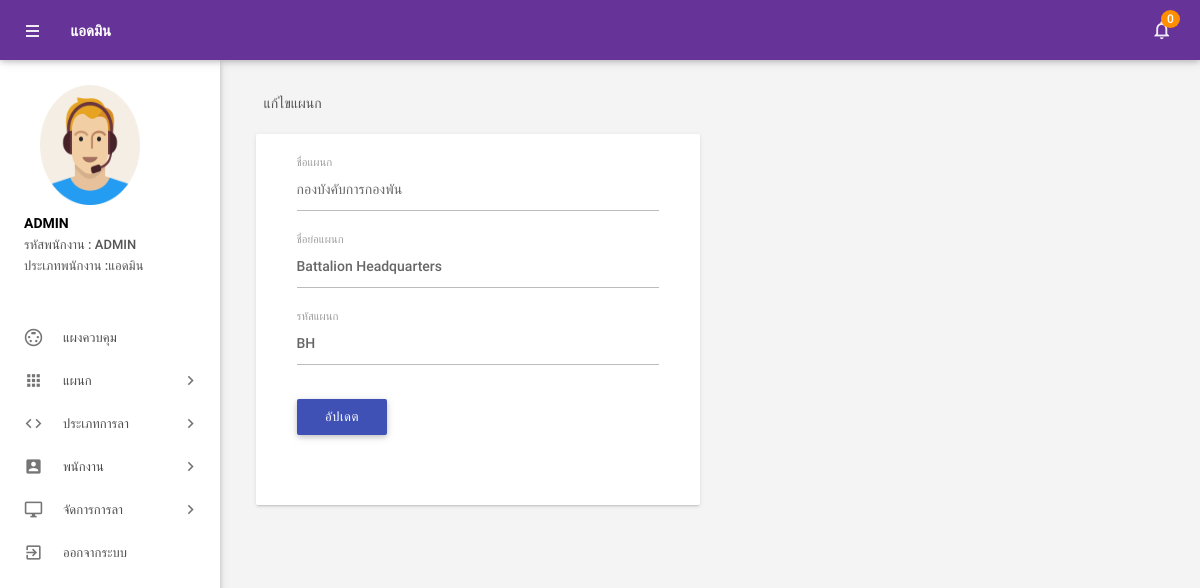
The page /admin/editdepartment.php?deptid=1 (signed in) on the database its author committed.
### tables this page shows
CREATE TABLE `picture` (
  `id` int(11) NOT NULL,
  `path` text NOT NULL,
  `eid` int(11) NOT NULL
);

CREATE TABLE `tblemployees` (
  `id` int(11) NOT NULL,
  `EmpId` varchar(100) NOT NULL,
  `Prefix` varchar(100) NOT NULL,
  `FirstName` varchar(150) NOT NULL,
  `LastName` varchar(150) NOT NULL,
  `EmailId` varchar(200) NOT NULL,
  `Password` varchar(180) NOT NULL,
  `Gender` enum('ชาย','หญิง','อื่นๆ') NOT NULL,
  `Dob` varchar(100) NOT NULL,
  `Department` varchar(255) NOT NULL,
  `Address` varchar(255) NOT NULL,
  `provinces` varchar(200) NOT NULL,
  `amphures` varchar(100) NOT NULL,
  `districts` varchar(150) NOT NULL,
  `zip_code` text NOT NULL,
  `Phonenumber` char(11) NOT NULL,
  `Status` int(1) NOT NULL,
  `Type_Employee` enum('พนักงานทั่วไป','แอดมิน') NOT NULL,
  `RegDate` timestamp NOT NULL DEFAULT current_timestamp()
);

CREATE TABLE `tbldepartments` (
  `id` int(11) NOT NULL,
  `DepartmentName` varchar(150) DEFAULT NULL,
  `DepartmentShortName` varchar(100) NOT NULL,
  `DepartmentCode` varchar(50) DEFAULT NULL,
  `CreationDate` timestamp NULL DEFAULT current_timestamp()
);

### admin/editdepartment.php (the view, shortened to what this page needs)
<?php
include('includes/config.php');
if (strlen($_SESSION['alogin']) == 0) {
    header('location:index.php');
} else {
?>
    <!DOCTYPE html>
    <html lang="th">
    <head>
        <link type="text/css" rel="stylesheet" href="../assets/plugins/materialize/css/materialize.min.css" />
        <link href="../assets/plugins/material-preloader/css/materialPreloader.min.css" rel="stylesheet">
        <link href="../assets/css/alpha.min.css" rel="stylesheet" type="text/css" />
        <link href="../assets/css/custom.css" rel="stylesheet" type="text/css" />
    </head>
    <body>
        <?php include('includes/header.php'); ?>
        <?php include('includes/sidebar.php'); ?>
        <main class="mn-inner">
            <div class="row">
                <div class="col s12">
                    <div class="page-title">แก้ไขแผนก</div>
                </div>
                <div class="col s12 m12 l6">
                    <div class="card">
                        <div class="card-content">
                            <div class="row">
                                <form class="col s12" name="chngpwd" method="post">
                                    <?php
                                    $did = intval($_GET['deptid']);
                                    $sql = "SELECT * from tbldepartments WHERE id=:did";
                                    $query = $dbh->prepare($sql);
                                    $query->bindParam(':did', $did, PDO::PARAM_STR);
                                    $query->execute();
                                    $results = $query->fetchAll(PDO::FETCH_OBJ);
                                    if ($query->rowCount() > 0) {
                                        foreach ($results as $result) {               ?>
                                            <div class="row">
                                                <div class="input-field col s12">
                                                    <input id="departmentname" type="text" class="validate" autocomplete="off" name="departmentname" value="<?php echo htmlentities($result->DepartmentName); ?>" required>
                                                    <label for="deptname">ชื่อแผนก</label>
                                                </div>
                                                <div class="input-field col s12">
                                                    <input id="departmentshortname" type="text" class="validate" autocomplete="off" value="<?php echo htmlentities($result->DepartmentShortName); ?>" name="departmentshortname" required>
                                                    <label for="deptshortname">ชื่อย่อแผนก</label>
                                                </div>
                                                <div class="input-field col s12">
                                                    <input id="deptcode" type="text" name="deptcode" class="validate" autocomplete="off" value="<?php echo htmlentities($result->DepartmentCode); ?>" required>
                                                    <label for="password">รหัสแผนก</label>
                                                </div>
                                        <?php }
                                    } ?>
                                        <div class="input-field col s12">
                                            <button type="submit" name="update" class="waves-effect waves-light btn indigo m-b-xs">อัปเดต</button>
                                        </div>
                                            </div>
                                </form>
                            </div>
                        </div>
                    </div>
                </div>
            </div>
        </main>
        </div>
        <div class="left-sidebar-hover"></div>
    </body>
    </html>
<?php } ?>

### admin/includes/sidebar.php (shortened to what this page needs)
     <aside id="slide-out" class="side-nav white fixed">
         <div class="side-nav-wrapper">
             <div class="sidebar-profile">
                 <div class="sidebar-profile-image">
                     <?php
                        $eid = $_SESSION['eid'];
                        $sql2 = "SELECT * from  tblemployees left join picture on picture.eid = tblemployees.id where tblemployees.id  =:eid order by picture.id desc";
                        $query2 = $dbh->prepare($sql2);
                        $query2->bindParam(':eid', $eid, PDO::PARAM_STR);
                        $query2->execute();
                        $results2 = $query2->fetch(PDO::FETCH_ASSOC);
                        if
                        (!is_null($results2['path'])){
                            $image_src = (isset($_SERVER['HTTPS']) && $_SERVER['HTTPS'] === 'on' ? "https" : "http") . "://$_SERVER[HTTP_HOST]/elms/images/" . $results2['path'];
                        }
                        else{
                            $image_src = (isset($_SERVER['HTTPS']) && $_SERVER['HTTPS'] === 'on' ? "https" : "http") . "://$_SERVER[HTTP_HOST]/elms/images/default.png" ;
                        }
?>
                     <a
                         href="form-images.php?eid=<?= $_SESSION['eid'] ?>&redirecturl=<?=(isset($_SERVER['HTTPS']) && $_SERVER['HTTPS'] === 'on' ? "https" : "http") . "://$_SERVER[HTTP_HOST]$_SERVER[REQUEST_URI]";?>"><img
                             src="<?= $image_src  ?>" alt=""></a>
                 </div>
                 <div class="sidebar-profile-info">
                     <?php
                        $eid = $_SESSION['eid'];
                        $sql = "SELECT FirstName,LastName,EmpId,Type_Employee,Prefix from  tblemployees where id=:eid";
                        $query = $dbh->prepare($sql);
                        $query->bindParam(':eid', $eid, PDO::PARAM_STR);
                        $query->execute();
                        $results = $query->fetchAll(PDO::FETCH_OBJ);
                        if ($query->rowCount() > 0) {
                            foreach ($results as $result) {               ?>
                     <p><?php echo htmlentities($result->Prefix . " " . $result->FirstName . " " . $result->LastName); ?>
                     </p>
                     <span>รหัสพนักงาน : </span><span><?php echo htmlentities($result->EmpId) ?></span> <br>
                     <span>ประเภทพนักงาน :<?php echo htmlentities($result->Type_Employee) ?></span>
                     <?php }
                        } ?>
                 </div>
             </div>
             <ul class="sidebar-menu collapsible collapsible-accordion" data-collapsible="accordion">
                 <li class="no-padding"><a class="waves-effect waves-grey" href="dashboard.php"><i
                             class="material-icons">settings_input_svideo</i>แผงควบคุม</a></li>
                 <li class="no-padding">
                     <a class="collapsible-header waves-effect waves-grey"><i class="material-icons">apps</i>แผนก<i
                             class="nav-drop-icon material-icons">keyboard_arrow_right</i></a>
                 </li>
                 <li class="no-padding">
                     <a class="collapsible-header waves-effect waves-grey"><i
                             class="material-icons">code</i>ประเภทการลา<i
                             class="nav-drop-icon material-icons">keyboard_arrow_right</i></a>
                 </li>
                 <li class="no-padding">
                     <a class="collapsible-header waves-effect waves-grey"><i
                             class="material-icons">account_box</i>พนักงาน<i
                             class="nav-drop-icon material-icons">keyboard_arrow_right</i></a>
                 </li>
                 <li class="no-padding">
                     <a class="collapsible-header waves-effect waves-grey"><i
                             class="material-icons">desktop_windows</i>จัดการการลา<i
                             class="nav-drop-icon material-icons">keyboard_arrow_right</i></a>
                 </li>
                 <li class="no-padding">
                     <a class="waves-effect waves-grey" href="logout.php"><i
                             class="material-icons">exit_to_app</i>ออกจากระบบ</a>
                 </li>
             </ul>
         </div>
     </aside>

### rows shown on the page
picture: path (placeholder picture)
tblemployees: Prefix+FirstName+LastName "ADMIN", EmpId "ADMIN", Type_Employee "แอดมิน"
tbldepartments: departmentname "กองบังคับการกองพัน", departmentshortname "Battalion Headquarters", deptcode "BH"

### other values the page prints
$unreadcount "0"
